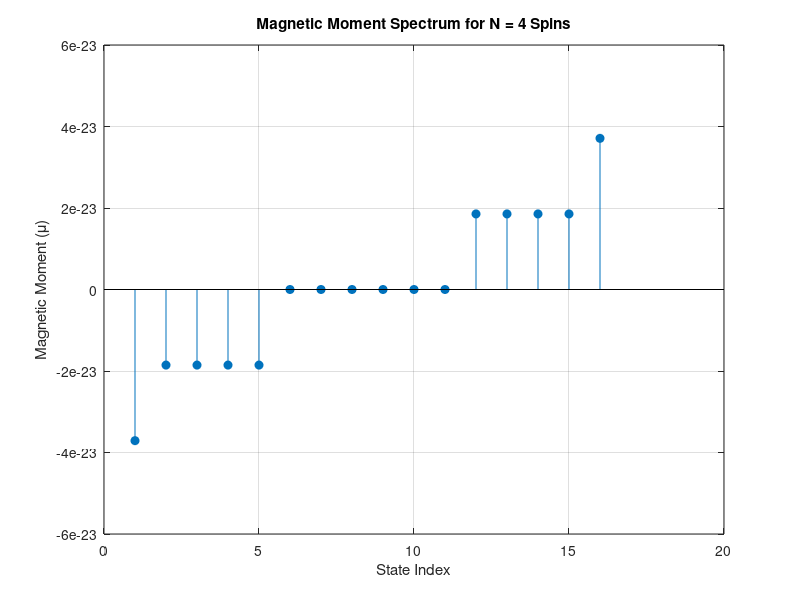

The MATLAB script that drew this image:
% Quantum Spin and Magnetic Moment

clc; clear; close all;

% Constants
N = 4;  % Number of spins
g = 2;  % Electron g-factor (≈ 2 for free electrons)
mu_B = 9.274e-24; % Bohr magneton in J/T

% Define Pauli matrices (Spin-1/2 operators)
Sx = [0 1; 1 0] / 2;
Sy = [0 -1i; 1i 0] / 2;
Sz = [1 0; 0 -1] / 2;
I2 = eye(2); % 2x2 Identity matrix

% Initialize total spin operators
S_tot_x = zeros(2^N, 2^N);
S_tot_y = zeros(2^N, 2^N);
S_tot_z = zeros(2^N, 2^N);

% Construct the total spin operators by summing individual spin contributions
for i = 1:N
    I_left = eye(2^(i-1)); % Identity before spin i
    I_right = eye(2^(N-i)); % Identity after spin i

    % Summing spin operators over all sites
    S_tot_x = S_tot_x + kron(I_left, kron(Sx, I_right));
    S_tot_y = S_tot_y + kron(I_left, kron(Sy, I_right));
    S_tot_z = S_tot_z + kron(I_left, kron(Sz, I_right));
end

% Compute total spin squared
S_tot_sq = S_tot_x^2 + S_tot_y^2 + S_tot_z^2;

% Compute the magnetic moment operator
mu_tot = -g * mu_B * S_tot_z;  % Magnetic moment along z-axis

% Display Results
fprintf('Total Spin Operator S^2 Eigenvalues:\n');
disp(sort(eig(S_tot_sq)));

fprintf('Total Magnetic Moment Operator (μ_tot) Eigenvalues:\n');
disp(sort(eig(mu_tot)));

% Plot Magnetic Moment Spectrum
figure;
stem(sort(eig(mu_tot)), 'filled');
xlabel('State Index');
ylabel('Magnetic Moment (μ)');
title(sprintf('Magnetic Moment Spectrum for N = %d Spins', N));
grid on;
